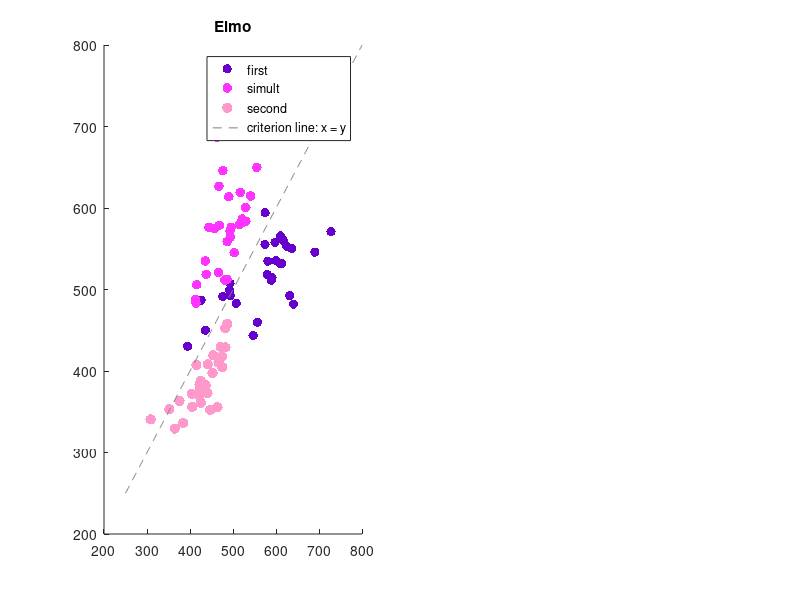

The MATLAB script that drew this image: (Note: this script raises an error after producing the figure.)
close all, clear,clc

load Curius_RTDyadic.mat
load Curius_RTSolo.mat
load ELMO_DyadicRT.mat
load ELMO_SoloART.mat

figure;
subplot(1,2,1)
for Timing = 1 : 3
    ElmoSZ = corrcoef(ElmoMean_RTSoloA_SoloADyadicSessions(Timing,:),ElmoMean_RTDyadic_SoloADyadicSessions(Timing,:));
    ElmoSZ_EACH = (ElmoSZ(2)*100);
    Elmosz_each(Timing) = ElmoSZ(2);
    if Timing == 1
       C = [102 0 204]./255;
    end
    if Timing == 2
       C = [255 51 255]./255;
    end
    if Timing == 3
       C = [255 153 204]./255;
    end
    scatter(ElmoMean_RTSoloA_SoloADyadicSessions(:,Timing),ElmoMean_RTDyadic_SoloADyadicSessions(:,Timing),ElmoSZ_EACH,C,'filled')
    hold on
end

plot(250:800,250:800,'--','color',[0.5 0.5 0.5])
legend('first','simult','second','criterion line: x = y','Position',[0.624166662511372 0.140555551922511 0.265357147012438 0.165476194109235])
title('Elmo')
subtitle('Pearson coef: first = 0.45, simul = 0.49, second = 0.57')
xlabel('RT in SoloA condition among sessions with SoloA and Dyadic,(ms)')
ylabel('RT in Dyadic condition among sessions with SoloA and Dyadic,(ms)')
%% Curius
subplot(1,2,2)
for Timing = 1 : 3
    SZ = corrcoef(Mean_RTSoloA_SoloADyadicSessions(Timing,:),Mean_RTDyadic_SoloADyadicSessions(Timing,:));
    SZ_EACH = (SZ(2)*100);
    sz_each(Timing) = SZ(2);
    if Timing == 1
       C = [102 0 204]./255;
    end
    if Timing == 2
       C = [255 51 255]./255;
    end
    if Timing == 3
       C = [255 153 204]./255;
    end
    scatter(Mean_RTSoloA_SoloADyadicSessions(:,Timing),Mean_RTDyadic_SoloADyadicSessions(:,Timing),SZ_EACH,C,'filled')
    hold on
end

plot(250:800,250:800,'--','color',[0.5 0.5 0.5])
legend('first','simult','second','criterion line: x = y','Position',[0.624166662511372 0.140555551922511 0.265357147012438 0.165476194109235])
title('Curius')
subtitle('Pearson coef: first = 0.77, simul = 0.33, second = 0.71')
xlabel('RT in SoloA condition among sessions with SoloA and Dyadic,(ms)')
% ylabel('RT in Dyadic condition among sessions with SoloA and Dyadic,(ms)')





